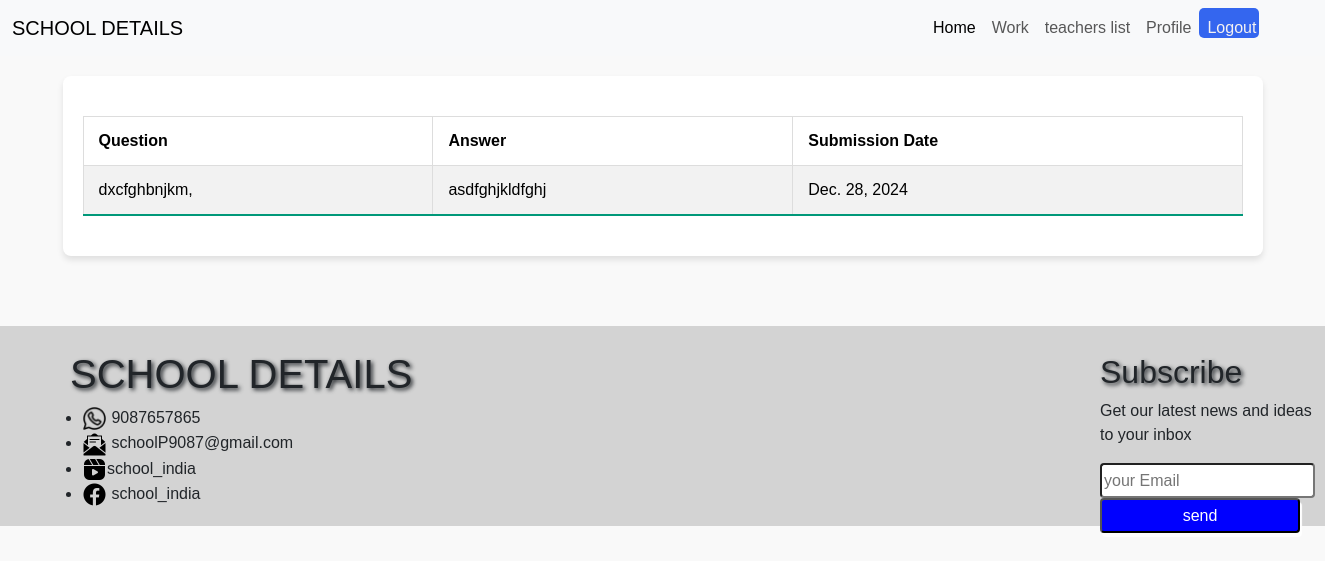
/answerview/1 (signed in), run on the app's committed database.
### app1/models.py (models this page shows)
class Answers(models.Model):
    studentname = models.ForeignKey(Student, on_delete=models.CASCADE, related_name='ans')
    homework = models.ForeignKey(Homework, on_delete=models.CASCADE, related_name='ans')
    answer_text = models.TextField()
    submitted_date = models.DateField(auto_now_add=True)

class Homework(models.Model):
    teachername = models.ForeignKey(teacher,on_delete=models.CASCADE)
    studentname = models.ForeignKey(Student,on_delete=models.CASCADE)
    description = models.TextField()
    submissiondate = models.DateField(max_length=200)

### app1/views.py (the view)
# urls.py: path('answerview/<int:id>', views.answerview, name='answerview'),
def answerview(request,id):
    tem = request.session['tid']
    an = Answers.objects.filter(id=id)
    return render(request, 'answerview.html', {'res': an})

### templates/answerview.html (shortened to what this page needs)
{% extends 'base.html' %}
{% load static %}
{% block content %}
<div class="container">
    <table class="table table-striped">
        <thead>
            <tr>
                <th scope="col">Question</th>
                <th scope="col">Answer</th>
                <th scope="col">Submission Date</th>
            </tr>
        </thead>
        <tbody>
        {% for p in res %}
            <tr>
                <td data-label="Question">{{ p.homework.description }}</td>
                <td data-label="Answer">{{ p.answer_text }}</td>
                <td data-label="Submission Date">{{ p.submitted_date }}</td>
            </tr>
        {% endfor %}
        </tbody>
    </table>
</div>
{% endblock %}

### templates/answerview.html (style rules this page uses)
body { font-family: Arial, sans-serif; margin: 0; padding: 0; background-color: #f9f9f9; }
.container { max-width: 1200px; margin: 20px auto; padding: 20px; background: #ffffff; border-radius: 8px; box-shadow: 0 4px 6px rgba(0, 0, 0, 0.1); }
.table { width: 100%; border-collapse: collapse; margin: 20px 0; font-size: 16px; text-align: left; }
.table thead tr { background-color: #009879; color: #ffffff; text-align: left; font-weight: bold; }
.table th, .table td { padding: 12px 15px; border: 1px solid #dddddd; }
.table tbody tr { border-bottom: 1px solid #dddddd; }
.table tbody tr:last-of-type { border-bottom: 2px solid #009879; }

### data on the page
Answers: homework.description "dxcfghbnjkm,", answer_text "asdfghjkldfghj", submitted_date "Dec. 28, 2024"
